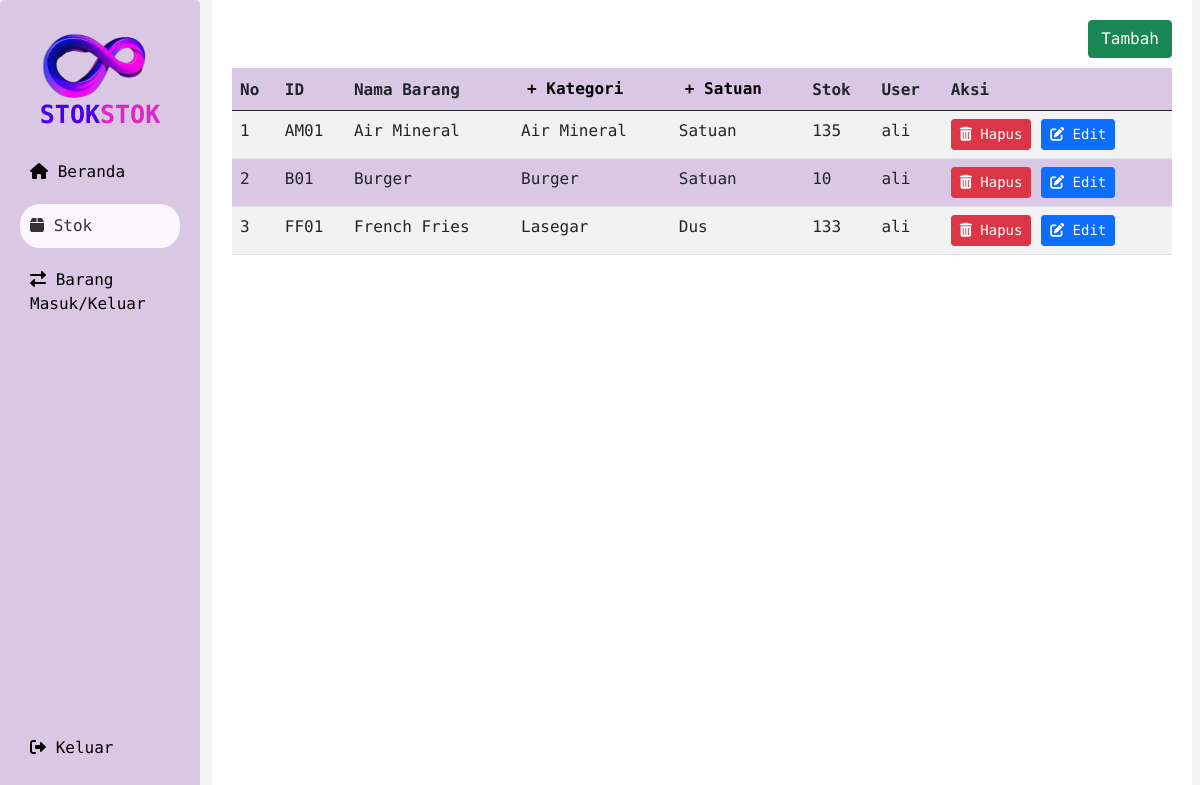
The app's page /PBL105/staff/stok.php (signed in), older data.
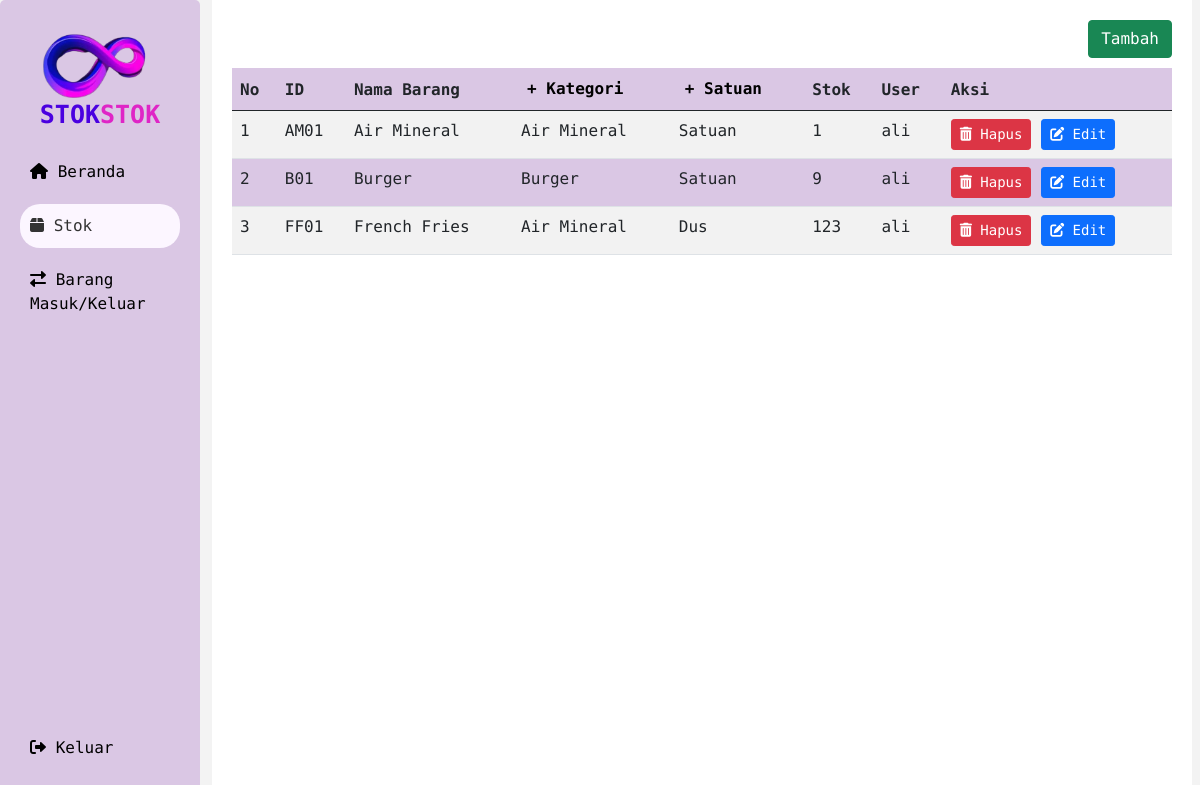
The same page, newer data.
### tables this page shows
CREATE TABLE `barang` (
  `id_barang` varchar(50) NOT NULL,
  `id_kategori` int(11) NOT NULL,
  `nama_barang` varchar(255) NOT NULL,
  `id_user` int(11) NOT NULL,
  `id_satuan` int(11) NOT NULL,
  `stok` int(11) NOT NULL,
  `gambar` varchar(255) NOT NULL
);

CREATE TABLE `kategori` (
  `id_kategori` int(11) NOT NULL,
  `id_user` int(11) NOT NULL,
  `nama_kategori` varchar(255) NOT NULL
);

CREATE TABLE `satuan` (
  `id_satuan` int(11) NOT NULL,
  `id_user` int(11) NOT NULL,
  `nama_satuan` varchar(255) NOT NULL,
  `jumlah_satuan` int(11) NOT NULL
);

CREATE TABLE `user` (
  `id_user` int(11) NOT NULL,
  `nama` varchar(255) NOT NULL,
  `username` varchar(255) NOT NULL,
  `password` varchar(255) NOT NULL,
  `role` enum('admin','staff') NOT NULL
);

### PBL105/staff/stok.php (the view, shortened to what the changed rows need)
<!DOCTYPE html>
<?php include"../koneksi.php";
?>
<html lang="en">
<head>
    <link href="https://cdn.jsdelivr.net/npm/bootstrap@5.0.2/dist/css/bootstrap.min.css" rel="stylesheet">
    <link rel="stylesheet" href="https://cdnjs.cloudflare.com/ajax/libs/font-awesome/6.0.0-beta3/css/all.min.css">
</head>
<body>
    <div class="container-fluid">
            <div class="col-lg-10 col-xl-10 col-md-8 col-sm-6 content">
                <table class="table table-striped mt-5" style="border-collapse: collapse;">
                    <?php if(isset($_GET['kategori']) || !isset($_SESSION['role']) || $_SESSION['role'] != 'staff' || empty($_SESSION['role'])) : ?>
                        <?php if (isset($_POST['addkatego'])) {
                                $nama_kategori = $_POST['nama_kategori'];
                                $id = $_SESSION['id'];
                                try {
                                    $s = $conn->prepare("INSERT INTO kategori values (null, '$id', '$nama_kategori')");
                                    $s->execute();
                                    echo "<script>alert('Data berhasil ditambahkan!'); window.location.href = 'stok.php?kategori';</script>";
                                } catch (Exception $e) {
                                    echo "<script>alert('Gagal menambahkan data.'); window.location.href = 'stok.php?kategori';</script>";
                                }
                            }elseif (isset($_POST['hapuskate'])) {
                                $id_k = $_POST['id_kategori'];
                                try {
                                    $qs = $conn->prepare("DELETE FROM barang WHERE id_kategori = '$id_k'");
                                    $qs->execute();
                                    $s = $conn->prepare("DELETE FROM kategori WHERE id_kategori = '$id_k'");
                                    $s->execute();
                                    echo "<script>alert('Data berhasil dihapus!'); window.location.href = 'stok.php?kategori';</script>";
                                } catch (Exception $e) {
                                    echo "<script>alert('Gagal menghapus data.'); window.location.href = 'stok.php?kategori';</script>";
                                }
                            }elseif (isset($_POST['editkate'])) {
                            $id_k = $_POST['id_kategori'];
                            $nama_k = $_POST['nama_kategori'];
                            $id = $_SESSION['id'];
                            try {
                                $s = $conn->prepare("UPDATE kategori SET nama_kategori = '$nama_k', id_user = '$id' WHERE id_kategori = '$id_k'");
                                $s->execute();
                                echo "<script>alert('Data berhasil diperbarui!'); window.location.href = 'stok.php?kategori';</script>";
                            } catch (Exception $e) {
                                echo "<script>alert('Gagal memperbarui data.'); window.location.href = 'stok.php?kategori';</script>";
                            }
                        }
                        ?>
                        <div class="table-responsive">
                        <table class="table table-striped">
                            <thead>
                            <form action="" method="post" class="mb-5">
                            <button type="button" data-bs-toggle="modal" data-bs-target="#addkate" class="btn btn-success mb-5 float-end me-5">Tambah</button>
                            </form>
                            <div class="modal fade" id="addkate">
                                <div class="modal-dialog">
                                    <div class="modal-content">
                                        <div class="modal-header">
                                             <h4 class="modal-title">Tambah Kategori</h4>
                                             <button type="button" class="btn-close" data-bs-dismiss="modal" style="border:none;"></button>
                                        </div>
                                        <div class="modal-body">
                                             <form action="" method="post">
                                                 <div class="form-floating mb-3 mt-3">
                                                     <input type="text" class="form-control" id="nama_kategori" name="nama_kategori" placeholder="Nama Kategori" required>
                                                     <label for="nama_kategori" class="form-label">Nama Kategori</label>
                                                 </div>
                                                 <button type="submit" name="addkatego" class="btn btn-primary">Simpan</button>
                                             </form>
                                        </div>
                                    </div>
                                </div>
                            </div>
                                <tr>
                                    <th>No</th>
                                    <th>Id Kategori</th>
                                    <th>Nama Kategori</th>
                                    <th>User</th>
                                    <th>Aksi</th>
                                </tr>
                            </thead>
                            <?php
                            $s = $conn->prepare("SELECT * FROM kategori join user on kategori.id_user = user.id_user ");
                            $s->execute();
                            $no = 1;
                            foreach($s as $rawr) {
                            ?>
                            <tbody>
                                <tr>
                                    <td><?= $no++ ?></td>
                                    <td><?= $rawr['id_kategori']; ?></td>
                                    <td><?= $rawr['nama_kategori'] ?></td>
                                    <td><?= $rawr['nama'] ?></td>
                                    <td>
                                        <button class="btn btn-sm btn-danger" data-bs-toggle="modal" data-bs-target="#hapusKate<?= $rawr['id_kategori']; ?>">
                                            <i class="fa-solid fa-trash-can"></i> Hapus
                                        </button>
                                        <button class="btn btn-sm btn-primary" data-bs-toggle="modal" data-bs-target="#editKate<?= $rawr['id_kategori'] ?>">
                                            <i class="fa-solid fa-pen-to-square"></i> Edit
                                        </button>
                                    </td>
                                </tr>
                                <div class="modal fade" id="hapusKate<?= $rawr['id_kategori'] ?>">
                                    <div class="modal-dialog">
                                        <div class="modal-content">
                                            <div class="modal-header">
                                                 <button type="button" class="btn-close" data-bs-dismiss="modal" aria-label="Close"></button>
                                            </div>
                                            <div class="modal-body">
                                                 <p>Apakah anda yakin ingin menghapus kategori <strong>'<?= $rawr['nama_kategori'];?>'</strong>?</p>
                                                 <form action="" method="post">
                                                     <input type="hidden" name="id_kategori" value="<?= $rawr['id_kategori'];?>">
                                                     <button type="submit" name="hapuskate" class="btn btn-danger">Hapus</button>
                                                 </form>
                                            </div>
                                        </div>
                                    </div>
                                </div>
                                <div class="modal fade" id="editKate<?= $rawr['id_kategori'] ?>">
                                    <div class="modal-dialog">
                                        <div class="modal-content">
                                            <div class="modal-header">
                                                 <h4 class="modal-title">Edit Kategori</h4>
                                                 <button type="button" class="btn-close" data-bs-dismiss="modal" aria-label="Close"></button>
                                            </div>
                                            <div class="modal-body">
                                                 <form action="" method="post">
                                                     <div class="form-floating mb-3">
                                                        <input type="hidden" name="id_kategori" value="<?= $rawr['id_kategori'];?>">
                                                        <input type="text" class="form-control" id="nama_kategori" name="nama_kategori" placeholder="Nama Kategori" value="<?= $rawr['nama_kategori'];?>" required>
                                                        <label for="nama_kategori" class="form-label">Nama Kategori</label>
                                                     </div>
                                                     <button type="submit" name="editkate" class="btn btn-primary mt-3">Simpan</button>
                                                </form>
                                            </div>
                                        </div>
                                    </div>
                                </div>
                                <?php } ?>
                            </tbody>
                        </table>
                        </div>
                    <?php else: ?>
                    <thead style="background-color: rgb(218, 199, 228);">
                    <form action="" method="post">
                        <button type="button" data-bs-toggle="modal" data-bs-target="#tambar" class="btn btn-success float-end">Tambah</button>
                    </form>
                    <tr>
                        <th>No</th>
                        <th>ID</th>
                        <th>Nama Barang</th>
                        <th>
                            <form action="" method="get" style="display: inline;">
                                <button type="submit" style="border:none; background:none; font-weight:bold;" name="kategori">+ Kategori</button>
                            </form>
                        </th>
                        <th>
                            <form action="" method="get" style="display: inline;">
                                <button type="submit" style="border:none; background:none; font-weight:bold;" name="satuan">+ Satuan</button>
                            </form>
                        </th>
                        <th>Stok</th>
                        <th>User</th>
                        <th>Aksi</th>
                    </tr>
                    </thead>
                    <tbody>
                    <?php
                    $stmt = $conn->prepare("SELECT * FROM barang JOIN user on barang.id_user = user.id_user JOIN kategori on barang.id_kategori=kategori.id_kategori JOIN satuan on barang.id_satuan=satuan.id_satuan");
                    $stmt->execute();
                    $no = 1;
                    foreach($stmt as $rawr) {
                        $rowStyle = ($no % 2 == 1) ? 'background-color: #fff;' : 'background-color: rgb(218, 199, 228);';
                    ?>
                    <tr style="<?= $rowStyle ?>">
                        <td><?= $no++ ?></td>
                        <td><?= $rawr['id_barang'] ?></td>
                        <td><?= $rawr['nama_barang'] ?></td>
                        <td><?= $rawr['nama_kategori'] ?></td>
                        <td><?= $rawr['nama_satuan'] ?></td>
                        <td><?= $rawr['stok'] ?></td>
                        <td><?= $rawr['nama'] ?></td>
                        <td>
                            <button class="btn btn-sm btn-danger" data-bs-toggle="modal" data-bs-target="#hapusBarang<?= $rawr['id_barang']; ?>">
                                <i class="fa-solid fa-trash-can"></i> Hapus
                            </button>
                            <button class="btn btn-sm btn-primary" data-bs-toggle="modal" data-bs-target="#editBarang<?= $rawr['id_barang'] ?>">
                                <i class="fa-solid fa-pen-to-square"></i> Edit
                            </button>
                        </td>
                    </tr>
                            </div>
                        </div>
                    <?php } ?>
<?php endif ?>
</body>
</html>

Row changes from the older to the newer data that the page shows:
changed barang "AM01": stok "135" → "1"
changed barang "Burger": stok "10" → "9"
changed barang "FF01": id_kategori.nama_kategori "Lasegar" → "Air Mineral"; stok "133" → "123"
